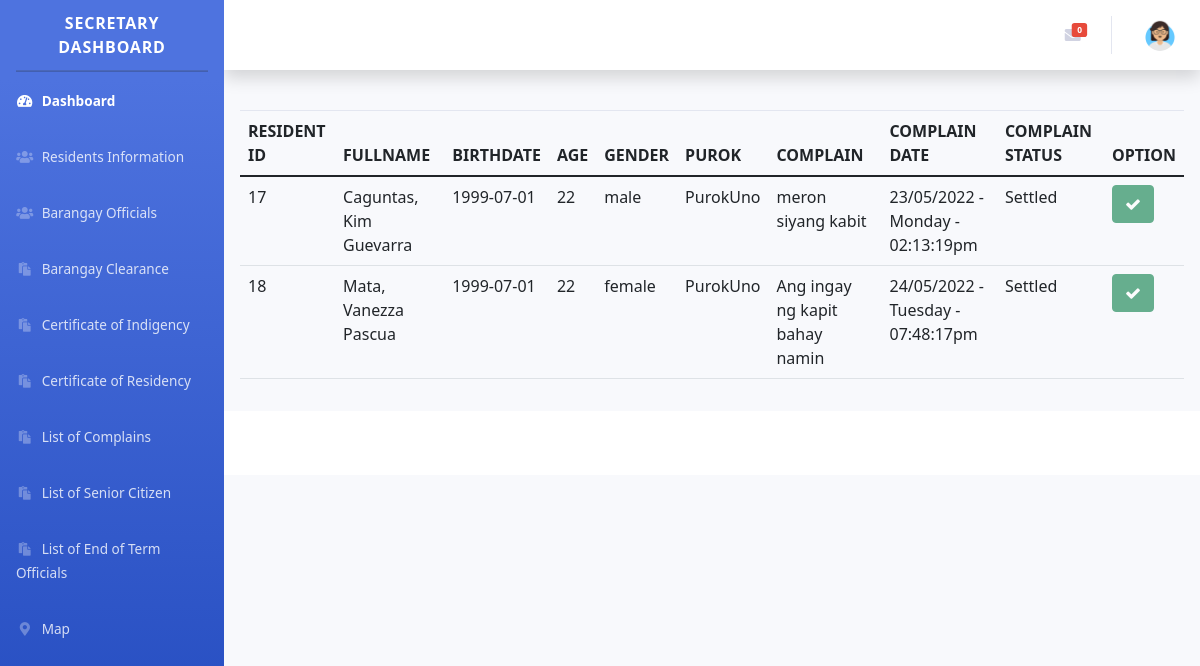
/lscomplain.php, run on the app's committed database.
### tables this page shows
CREATE TABLE `complaintbl` (
  `comp_id` int(11) NOT NULL,
  `user_id` int(11) NOT NULL,
  `remarks` varchar(255) NOT NULL,
  `complain_date` varchar(255) NOT NULL,
  `Status` tinyint(4) NOT NULL
);

CREATE TABLE `tbl_resident` (
  `id_resident` int(11) NOT NULL,
  `user_id` int(11) NOT NULL,
  `lname_resident` varchar(55) NOT NULL,
  `fname_resident` varchar(55) NOT NULL,
  `mname_resident` varchar(55) NOT NULL,
  `suffix_resident` varchar(55) NOT NULL,
  `birthdate_resident` date NOT NULL,
  `age` int(11) NOT NULL,
  `gender` varchar(55) NOT NULL,
  `purok` varchar(55) NOT NULL,
  `voter_status` varchar(55) NOT NULL,
  `civil_status` varchar(55) NOT NULL,
  `nationality` varchar(55) NOT NULL,
  `Status` tinyint(4) NOT NULL,
  `valid_id` varbinary(1052) NOT NULL,
  `ClearCert` varbinary(1052) NOT NULL,
  `IndiCert` varbinary(1052) NOT NULL,
  `ResiCert` varbinary(1052) NOT NULL,
  `id_uploadDate` varchar(255) NOT NULL
);

### lscomplain.php (the view, shortened to what this page needs)
	<?php
	include("condb.php");
	include('includes/header.php');
	include('includes/navbar.php');
	?>
	<link href="https://stackpath.bootstrapcdn.com/font-awesome/4.7.0/css/font-awesome.min.css" rel="stylesheet" >
	<link rel="stylesheet" href="https://cdn.datatables.net/1.11.4/css/dataTables.bootstrap5.min.css" />
	<div id="content-wrapper" class="d-flex flex-column">
		<div id="content">
			<nav class="navbar navbar-expand navbar-light bg-white topbar mb-4 static-top shadow">
				<ul class="navbar-nav ml-auto">
				<?php
				$sql = "SELECT * FROM tbl_msg WHERE msg_status=1 AND Status = '1'";
			    $result= mysqli_query($cn,$sql);
			    $row= mysqli_num_rows($result);
			    ?>
				<li class="nav-item dropdown no-arrow mx-1">
					<a class="nav-link dropdown-toggle" href="#" id="alertsDropdown" role="button" data-toggle="dropdown" aria-haspopup="true" aria-expanded="false">
						<span class="badge badge-danger badge-counter"> <?php echo $row; ?></span>
					</a>
			</li>
			<li class="nav-item dropdown no-arrow">
				<a class="nav-link dropdown-toggle" href="#" id="userDropdown" role="button"
				data-toggle="dropdown" aria-haspopup="true" aria-expanded="false">
				<img src="img/admin.png" class="img-profile rounded-circle">
			</a>
	</li>
</ul>
</nav>
<div class="card-body">
	<div class="table-responsive">
		<table class="table table-hover" id="dataTableid" width="100%" cellspacing="0">
			<thead>
				<tr>
					<th>RESIDENT ID</th>
					<th>FULLNAME</th>
					<th>BIRTHDATE</th>
					<th>AGE</th>
					<th>GENDER</th>
					<th>PUROK</th>
					<th>COMPLAIN</th>
					<th>COMPLAIN DATE</th>
					<th>COMPLAIN STATUS</th>
					<th>OPTION</th>
				</tr>
			</thead>
			<?php
					$sql1 = "SELECT * FROM complaintbl  ORDER BY complain_date";
                  		$result1 = mysqli_query($cn, $sql1);
                  		$row= mysqli_num_rows($result1);
					while ($results1 = mysqli_fetch_array($result1)) {
						if ($row>0) {
							$user_id = $results1['user_id'];
						}else{
							$user_id = '0';
						}
						$sql = "SELECT * FROM tbl_resident WHERE user_id = '$user_id'";
                  		$result = mysqli_query($cn, $sql);
						$results = mysqli_fetch_array($result);
						?>
				<tr>
					<td><?php echo $results ['id_resident'] ?></td>
					<td><?php echo $results ['lname_resident'], ", ", $results ['fname_resident'], " ", $results ['mname_resident'], " ", $results ['suffix_resident'] ?></td>
					<td><?php echo $results ['birthdate_resident'] ?></td>
					<td><?php echo $results ['age'] ?></td>
					<td><?php echo $results ['gender'] ?></td>
					<td><?php echo $results ['purok'] ?></td>
					<td><?php echo $results1 ['remarks'] ?></td>
					<td><?php echo $results1 ['complain_date'] ?></td>
					<?php
					if ($results1['Status'] == '1') {
						echo '<td>Pending</td>';
					}else{
						echo '<td>Settled</td>';
					}
					?>
					<td>
						<form action="settle.php" method="POST">
						<?php
						if ($results1['Status'] == '1') {
						?>
						<button type="submit" class="btn btn-success" name="generate"> <i class="fa fa-check"></i></button>
						<?php
						}else{
							 ?>
						<button type="submit" class="btn btn-success" name="generate" disabled="true"> <i class="fa fa-check"></i></button>
						<?php
						}
						?>
						</form>
					</td>
				</tr>
			<?php } ?>
		</table>
	</div>
</div>
<?php
include ('includes/footer.php');
?>

### data on the page
complaintbl: tbl_resident.id_resident "17", tbl_resident.lname_resident "Caguntas", tbl_resident.fname_resident "Kim", tbl_resident.mname_resident "Guevarra", tbl_resident.birthdate_resident "1999-07-01", tbl_resident.age "22", tbl_resident.gender "male", tbl_resident.purok "PurokUno", remarks "meron siyang kabit", complain_date "23/05/2022 - Monday - 02:13:19pm", Status "Settled"
complaintbl: tbl_resident.id_resident "18", tbl_resident.lname_resident "Mata", tbl_resident.fname_resident "Vanezza", tbl_resident.mname_resident "Pascua", tbl_resident.birthdate_resident "1999-07-01", tbl_resident.age "22", tbl_resident.gender "female", tbl_resident.purok "PurokUno", remarks "Ang ingay ng kapit bahay namin", complain_date "24/05/2022 - Tuesday - 07:48:17pm", Status "Settled"

### other printed values
$row "0"
